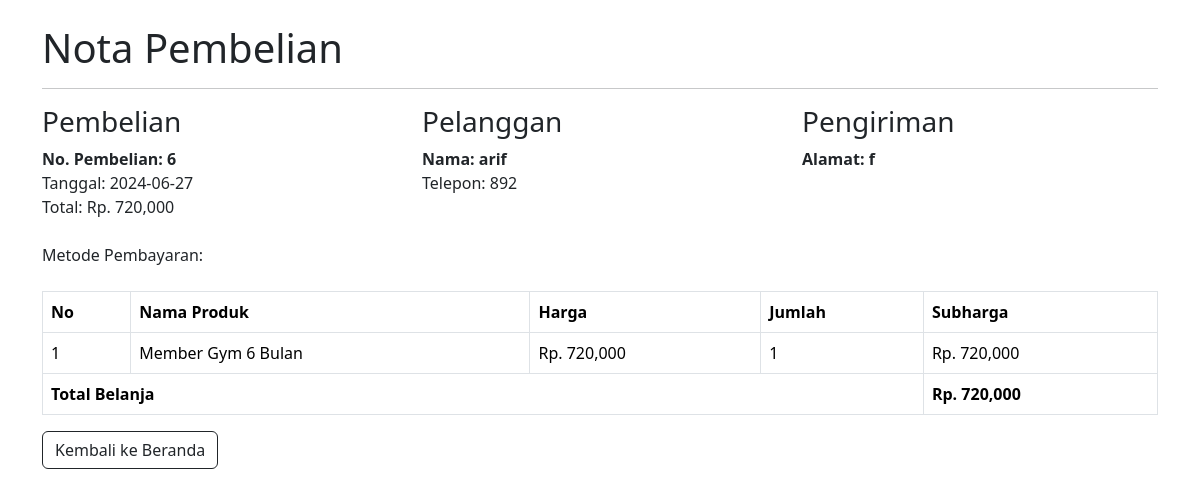
The page /admin/detail.php?id=6 on the database its author committed.
### tables this page shows
CREATE TABLE `pembelian` (
  `id_pembelian` int(11) NOT NULL,
  `username` varchar(11) DEFAULT NULL,
  `tanggal_pembelian` date DEFAULT NULL,
  `total_pembelian` decimal(10,2) DEFAULT NULL,
  `alamat_pengiriman` text DEFAULT NULL,
  `pembayaran` varchar(50) NOT NULL
);

CREATE TABLE `users_umum` (
  `id_user` int(11) NOT NULL,
  `name` varchar(50) NOT NULL,
  `username` varchar(30) NOT NULL,
  `password` varchar(50) NOT NULL,
  `nohp` int(11) NOT NULL
);

CREATE TABLE `pembelian_member` (
  `id_pembelian` int(11) NOT NULL,
  `id_member` int(11) NOT NULL,
  `nama` varchar(50) NOT NULL,
  `harga` int(11) NOT NULL,
  `jumlah` int(11) NOT NULL,
  `subharga` int(11) NOT NULL
);

### admin/detail.php (the view, shortened to what this page needs)
<?php
$koneksi = new mysqli("localhost", "root", "", "gym");
$id_pembelian = $_GET['id'];
$ambil = $koneksi->query("SELECT * FROM pembelian
JOIN users_umum ON pembelian.username = users_umum.username
WHERE pembelian.id_pembelian = '$id_pembelian'
");
$detail = $ambil->fetch_assoc();
?>
<!DOCTYPE html>
<html>
<head>
    <link rel="stylesheet" href="../css/bootstrap.css">
</head>
<body>
        <div class="container">
            <br><h1>Nota Pembelian</h1>
            <hr>
            <div class="row">
                <div class="col-md-4">
                    <h3>Pembelian</h3>
                    <strong>No. Pembelian: <?php echo $detail['id_pembelian']; ?></strong><br>
                    Tanggal: <?php echo $detail['tanggal_pembelian']; ?><br>
                    Total: Rp. <?php echo number_format($detail['total_pembelian']); ?>
                    <br><br>
                    Metode Pembayaran: <strong><?php echo $detail['pembayaran']; ?></strong><br>
                </div>
                <div class="col-md-4">
                    <h3>Pelanggan</h3>
                    <strong>Nama: <?php echo $detail['username']; ?></strong><br>
                    Telepon: <?php echo $detail['nohp']; ?>
                </div>
                <div class="col-md-4">
                    <h3>Pengiriman</h3>
                    <strong>Alamat: <?php echo $detail['alamat_pengiriman']; ?></strong>
                </div>
            </div><br>
            <table class="table table-bordered">
    <thead>
        <tr>
            <th>No</th>
            <th>Nama Produk</th>
            <th>Harga</th>
            <th>Jumlah</th>
            <th>Subharga</th>
        </tr>
    </thead>
    <tbody>
        <?php
        $totalbelanja_acc = 0;
        $totalbelanja_suplement = 0;
        $totalbelanja_outfit = 0;
        $totalbelanja_member = 0;
        ?>
        <?php
        $nomor = 1;
        $ambil = $koneksi->query("SELECT * FROM pembelian_member WHERE id_pembelian = '$id_pembelian'");
        while($pecah = $ambil->fetch_assoc()) {
            $totalbelanja_member += $pecah['subharga'];
        ?>
        <tr>
            <td><?php echo $nomor; ?></td>
            <td><?php echo $pecah['nama']; ?></td>
            <td>Rp. <?php echo number_format($pecah['harga']); ?></td>
            <td><?php echo $pecah['jumlah']; ?></td>
            <td>Rp. <?php echo number_format($pecah['subharga']); ?></td>
        </tr>
        <?php
            $nomor++;
        }
        ?>
    </tbody>
    <tfoot>
        <tr>
            <th colspan="4">Total Belanja</th>
            <th>Rp. <?php echo number_format($totalbelanja_acc + $totalbelanja_suplement + $totalbelanja_outfit + $totalbelanja_member) ?></th>
        </tr>
    </tfoot>
</table>
            <a href="index.php?halaman=pembelian" class="btn btn-outline-dark mt-auto">Kembali ke Beranda</a>
        </div>
</body>
</html>

### rows shown on the page
pembelian: id_pembelian "6", tanggal_pembelian "2024-06-27", total_pembelian "720,000", users_umum.username "arif", users_umum.nohp "892", alamat_pengiriman "f"
pembelian_member: nama "Member Gym 6 Bulan", harga "720,000", jumlah "1", subharga "720,000"
